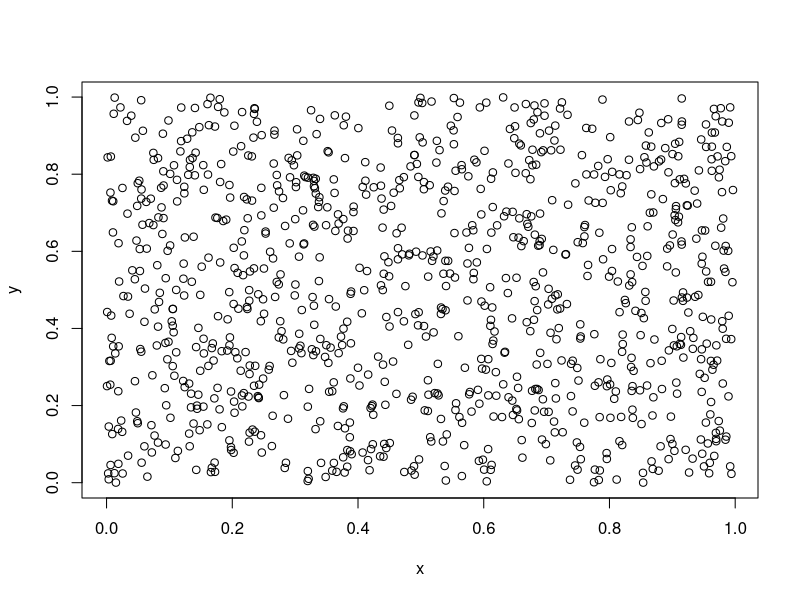
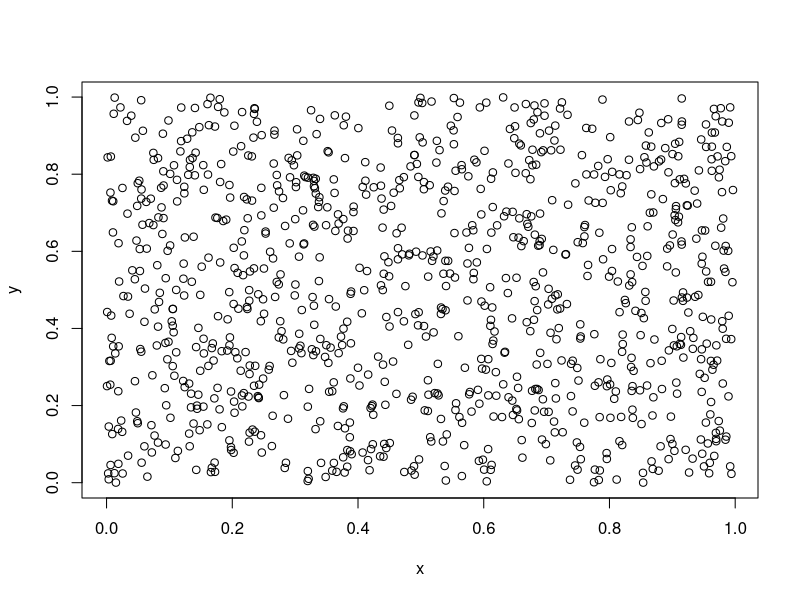
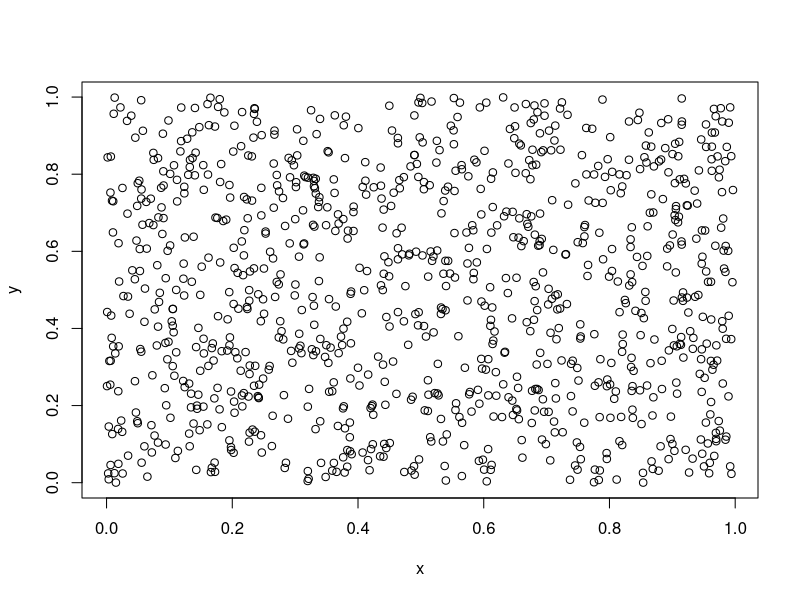
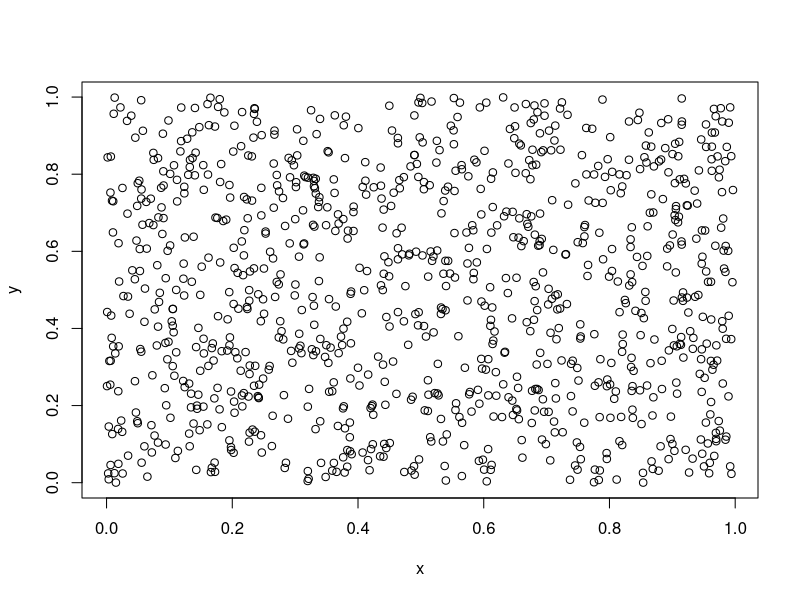
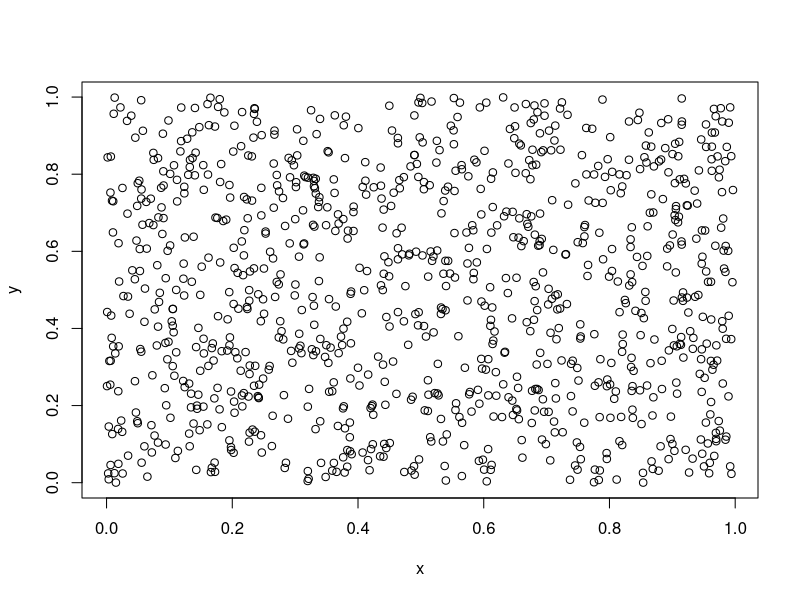
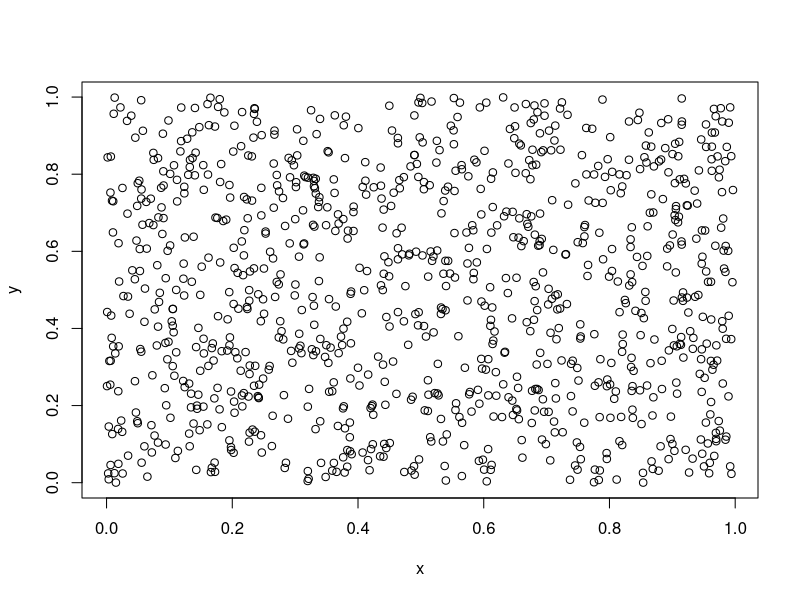
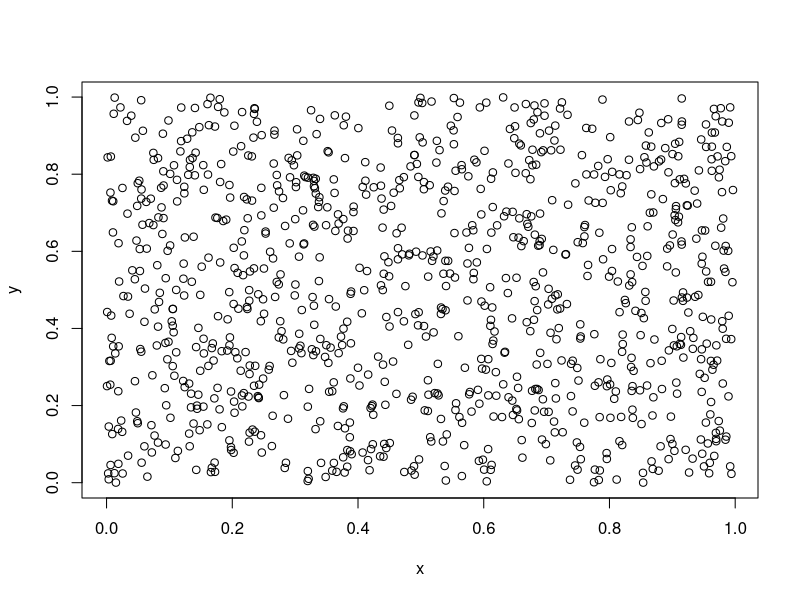
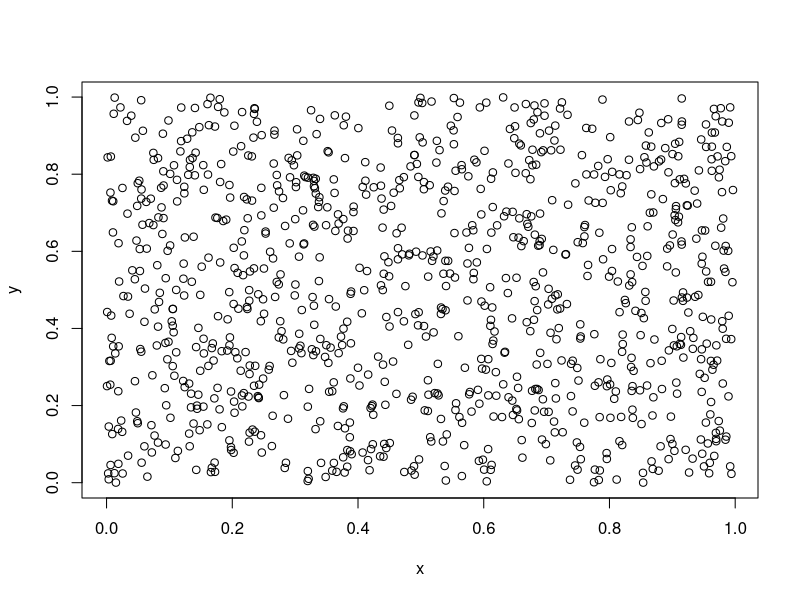

Here is the R script that generated these plots, in order: (Note: this script raises an error after producing the figures.)
## ---- chunk 1
library(tidyverse)
library(svglite)

x <- runif(1e3)
y <- runif(1e3)
tmp1 <- tempfile()
tmp2 <- tempfile()

svglite_test <- function() {
  svglite(tmp1)
  plot(x, y)
  dev.off()
}
svg_test <- function() {
  svg(tmp2, onefile = TRUE)
  plot(x, y)
  dev.off()
}

bench::mark(
  "svglite()" = svglite_test(), 
  "svg()" = svg_test(), 
  min_iterations = 250
) %>% 
  plot(type = "ridge") + 
  labs(x = NULL, y = NULL)
## ---- chunk 2
p <- ggplot(mtcars) + 
  geom_point(aes(x = disp, y = mpg, color = gear))

svglite_file <- tempfile()
svglite_file_gz <- tempfile(fileext = ".svgz")
svg_file <- tempfile()

svglite(svglite_file)
plot(p)
invisible(dev.off())

svglite(svglite_file_gz)
plot(p)
invisible(dev.off())

svg(svg_file)
plot(p)
invisible(dev.off())

sizes <- data.frame(
  device = c("svglite()", "svglite()\n<gzipped>", "svg()"),
  size = fs::file_size(c(svglite_file, svglite_file_gz, svg_file))
)

ggplot(sizes) + 
  geom_col(aes(x = size / 1024, y = device)) + 
  labs(x = "Size (Kb)", y = NULL)
## ---- chunk 3
library(systemfonts)
register_variant(
  name = "Montserrat Extreme", 
  family = "Montserrat", 
  weight = "semibold",
  features = font_feature(ligatures = "discretionary", letters = "stylistic")
)

p <- ggplot() + 
  geom_text(
    aes(x = 0, y = 1, label = "This text should definitely differ"),
    family = "Montserrat",
    size = 6
  ) + 
  geom_text(
    aes(x = 0, y = 0, label = "This text should definitely differ"),
    family = "Montserrat Extreme",
    size = 6
  ) + 
  theme_void() + 
  expand_limits(y = c(-1, 2))

svg <- svgstring(fix_text_size = FALSE, standalone = FALSE)
plot(p)
invisible(dev.off())

svg()
## ---- chunk 4
svg <- svgstring(
  width = 6, height = 2,
  web_fonts = list(
    "https://brick.freetls.fastly.net/Montserrat:400,600"
  ),
  fix_text_size = FALSE, 
  standalone = FALSE
)
plot(p)
invisible(dev.off())

svg()
